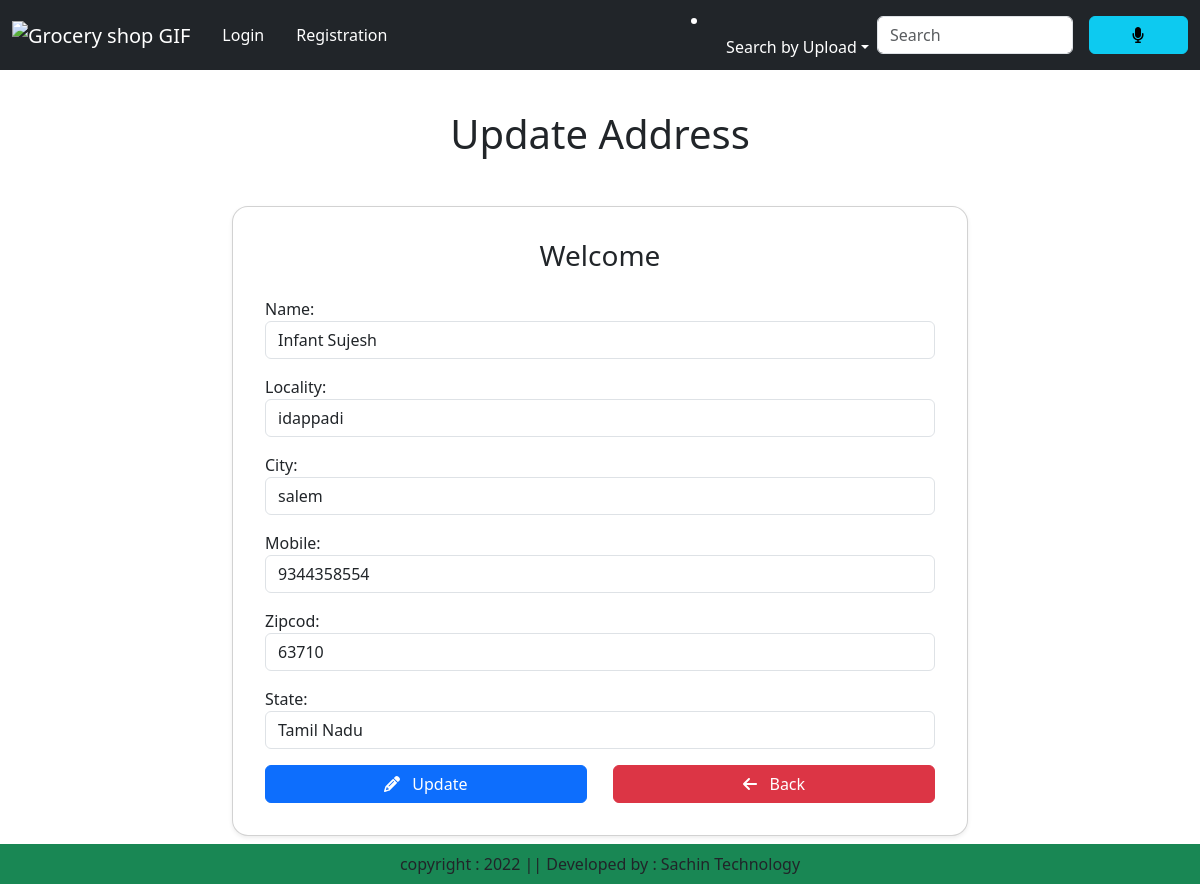
The app's page /updateAddress/1/ with its own data.
### app/models.py (models this page shows)
class Customer(models.Model):
    user = models.ForeignKey(User, on_delete=models.CASCADE)
    name = models.CharField(max_length=200)
    locality = models.CharField(max_length=200)
    city = models.CharField(max_length=50)
    mobile = models.IntegerField(default=0)
    zipcod = models.IntegerField()
    state = models.CharField(choices=STATE_CHOICES, max_length=100)

### app/views.py (the view, shortened to what this page needs)
# urls.py: path('updateAddress/<int:pk>/', views.updateAddress.as_view(), name='updateAddress'),
class updateAddress(View):
    def get(self, request, pk):
        add = Customer.objects.get(pk=pk)
        form = CustomerProfileForm(instance=add)
        totalitem=0
        if request.user.is_authenticated:
           totalitem=len(Cart.objects.filter(user=request.user))
        return render(request, 'app/updateAddress.html', locals())

### app/forms.py
class CustomerProfileForm(forms.ModelForm):
    class Meta:
        model = Customer
        fields = ['name', 'locality', 'city', 'mobile', 'zipcod', 'state']
        widgets = {
            'name': forms.TextInput(attrs={'class': 'form-control'}),
            'locality': forms.TextInput(attrs={'class': 'form-control'}),
            'city': forms.TextInput(attrs={'class': 'form-control'}),
            'mobile': forms.NumberInput(attrs={'class': 'form-control'}),
            'state': forms.Select(attrs={'class': 'form-control'}),
            'zipcod': forms.NumberInput(attrs={'class': 'form-control'}),
        }

### app/templates/app/updateAddress.html (shortened to what this page needs)
{% extends 'app/base.html' %}
{% load static %}
{% block main-content %}
<div class="container my-5">
    <h1 class="text-center mb-5">Update Address</h1>
    <div class="row justify-content-center">
        <div class="col-md-8">
            <div class="card shadow-sm">
                <div class="card-body">
                    <h3 class="text-center mb-4">Welcome </h3>
                    <form action="" method="post">
                        {% for fm in form %}
                            <div class="mb-3">
                                {{ fm.label_tag }} {{ fm }}
                            </div>
                        {% endfor %}
                        <div class="d-flex justify-content-between mt-3">
                            <button type="submit" class="btn btn-primary">
                                <i class="fas fa-pencil-alt me-2"></i> Update
                            </button>
                            <a href="{% url 'address' %}" class="btn btn-danger">
                                <i class="fas fa-arrow-left me-2"></i> Back
                            </a>
                        </div>
                    </form>
                </div>
            </div>
        </div>
    </div>
</div>
{% endblock main-content %}

### app/templates/app/updateAddress.html (style rules this page uses)
.card { border-radius: 1rem; }
.card-body { padding: 2rem; }
.btn { width: 48%; }

### records on screen
Customer: form "Infant Sujesh" "idappadi" "salem" "9344358554" "63710" "Tamil Nadu"

### other values on screen
{{ fm.label_tag }} "Name:" "Locality:" "City:" "Mobile:" "Zipcod:" "State:"
